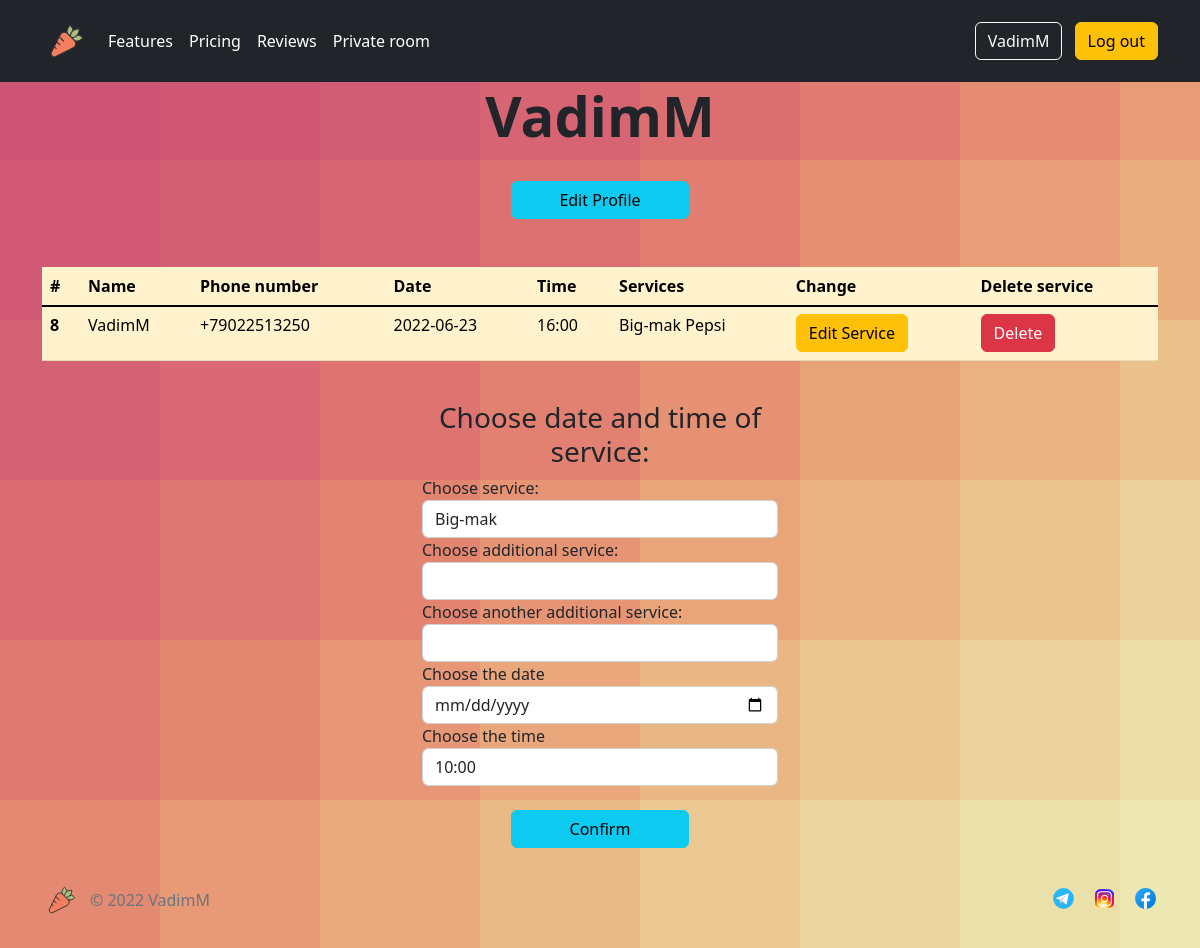
/user/user/VadimM (signed in), run on an earlier commit of the app's database.
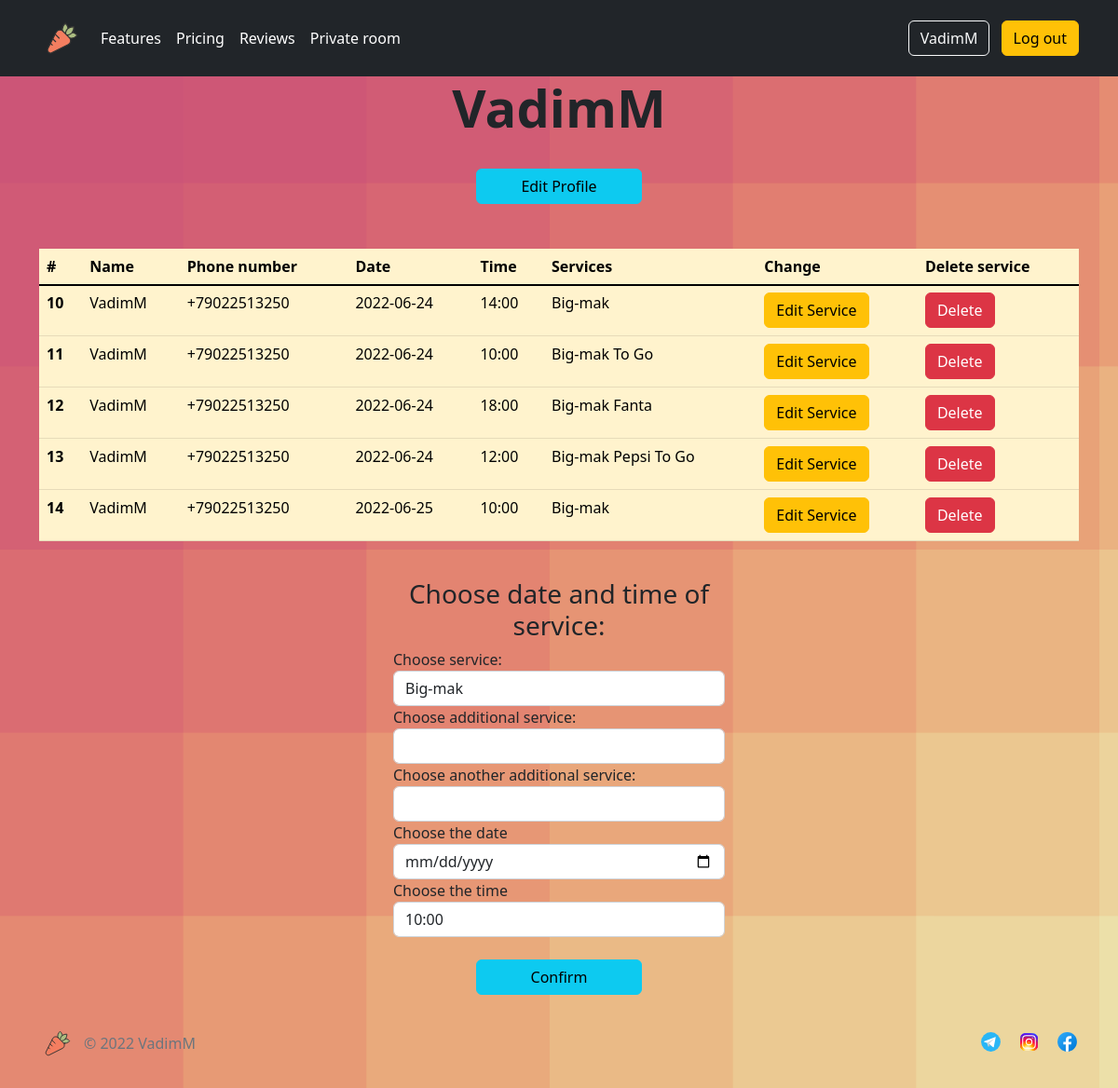
And on a later commit of the database.
### app/models.py (models this page shows, shortened)
class User(UserMixin, db.Model):
    __tablename__ = 'user'
    id = db.Column(db.Integer, primary_key=True)
    username = db.Column(db.String(64), index=True, unique=True)
    phone_number = db.Column(db.String(120), index=True, unique=True)
    password_hash = db.Column(db.String(128))
    last_seen = db.Column(db.String, default=datetime.now().date())
    services = db.relationship('Service', backref='client', lazy='dynamic')

class Service(db.Model):
    __tablename__ = 'service'
    id = db.Column(db.Integer, primary_key=True)
    service1 = db.Column(db.String(60), index=True, nullable=False)
    service2 = db.Column(db.String(60), index=True)
    service3 = db.Column(db.String(60), index=True)
    service_date = db.Column(db.Date, index=True, nullable=False)
    service_time = db.Column(db.String, index=True, nullable=False)
    user_id = db.Column(db.Integer, db.ForeignKey('user.id'))

### app/user/routes.py (the view)
@bp.route('/user/<username>', methods=['GET', 'POST'])
@bp.route('/user')
@login_required
def user(username):
    if not current_user.is_authenticated:
        return redirect(url_for('auth.register'))
    form = Services()
    user = User.query.filter_by(username=username).first()
    date = datetime.now().date()  # hide old records
    services = Service.query.filter_by(user_id=user.id)
    profile_form = EditProfileForm(current_user.username, current_user.phone_number)
    if profile_form.validate_on_submit():  # edit profile
        session['username'] = profile_form.username.data
        session['phone_number'] = profile_form.phone_number.data
        session['code'] = send_sms(session['phone_number'])
        flash(f"Your code is {session['code']}")
        return redirect(url_for('user_blueprint.edit_sms'))
    elif request.method == 'GET':
        profile_form.username.data = current_user.username
        profile_form.phone_number.data = current_user.phone_number
    return render_template('user.html', user=user, title=username, form=form, profile_form=profile_form,
                           services=services, date=date)

### app/user/forms.py (shortened to what this page needs)
class Services(FlaskForm):
    service1 = SelectField('Choose service:', choices=['Big-mak', 'Chicken Burger', 'Cheeseburger'],
                           render_kw={'placeholder': '12341'})
    service2 = SelectField('Choose additional service:', choices=['', 'Coke-cola', 'Pepsi', 'Fanta'],
                           validate_choice=False)
    service3 = SelectField('Choose another additional service:', choices=['', 'At the place', 'To Go', 'Delivery'],
                           validate_choice=False)
    service_date = DateField('Choose the date', validators=[InputRequired()],
                             format='%Y-%m-%d', render_kw={"min": datetime.now().date()})
    service_time = SelectField('Choose the time', choices=['10:00', '12:00', '14:00', '16:00', '18:00'],
                               validators=[InputRequired(),
                                           validate_date_time])
    submit = SubmitField('Confirm', render_kw={'class': 'btn btn-info'})

class EditProfileForm(FlaskForm):
    username = StringField(validators=[InputRequired(),
                                       Length(3, 20, message="Please provide a valid name"),
                                       Regexp("^[A-Za-z][A-Za-z0-9_ .]*$", 0,
                                              "Usernames must have only letters, " "numbers, "
                                              "dots or underscores")])
    phone_number = TelField(validators=[InputRequired(), Length(10, 12),
                                        Regexp(r"^\+(?:[0-9]●?){6,14}[0-9]$",
                                               message="Enter a valid phone number, like +55"
                                                       "555555555")])
    submit = SubmitField('Confirm')
    def __init__(self, original_username, original_phone_number, *args, **kwargs):
        super(EditProfileForm, self).__init__(*args, **kwargs)
        self.original_username = original_username
        self.original_phone_number = original_phone_number

### app/models.py (called while the page is built)
@login.user_loader
def load_user(id):
    return User.query.get(int(id))

### app/templates/user/user.html (shortened to what this page needs)
{% extends "base.html" %}
{% import "bootstrap/wtf.html" as wtf %}
{% block content %}
<body>
<main>
    <div class="container">
        <div class="row justify-content-md-center">
            <div class="col-6 col-md-4">
                <tr>
                    <td>
                        {% if user == current_user %}
                        <div><h1 style="font-weight: 600" class=" display-4 text-center">{{ user.username }}</h1></div>
                        <br>
                        {% endif %}
                        <div class="col">
                            <div class="d-grid gap-2 col-6 mx-auto">
                                <button type="button" class="btn btn-info" data-bs-toggle="modal"
                                        data-bs-target="#profileModal">Edit Profile
                                </button>
                            </div><br><br>
                        </div>
                    </td>
                </tr>
            </div>
        </div>
    </div>
    <div class="container">
        <div class="table-responsive">
            <table class="table table-warning">
                <thead>
                <tr>
                    <th scope="col">#</th>
                    <th scope="col">Name</th>
                    <th scope="col">Phone number</th>
                    <th scope="col">Date</th>
                    <th scope="col">Time</th>
                    <th scope="col">Services</th>
                    <th scope="col">Change</th>
                    <th scope="col">Delete service</th>
                </tr>
                </thead>
                <tbody class="table-group-divider">
                {% for service in services %}
                <tr>
                    {% if user == current_user %}
                    {% if service.service_date >= date %}
                    <th scope="row">{{ service.id }}</th>
                    <td>{{ user.username }}</td>
                    <td>{{ user.phone_number }}</td>
                    <td>{{ service.service_date }}</td>
                    <td>{{ service.service_time }}</td>
                    <td>{{ service.service1 }} {{ service.service2 }} {{ service.service3 }}</td>
                    <td>
                        <button type="button" class="btn btn-warning" data-bs-toggle="modal"
                                data-bs-target="#editModal{{ service.id }}">Edit Service
                        </button>
                    <td>
                        <button type="button" class="btn btn-danger" data-bs-toggle="modal"
                                data-bs-target="#deleteModal{{ service.id }}">Delete
                        </button>
                    </td>
                    {% endif %}
                    {% endif %}
                </tr>
                {% endfor %}
                </tbody>
            </table>
        </div>
    </div><br>
    <div class="container">
        <div class="row justify-content-md-center">
            <div class="col-6 col-md-4">
                <form action="{{ url_for('user_blueprint.add_service') }}" class="form form-horizontal" method="post" role="form">
                    <h3 class="text-center"><label>Choose date and time of service:</label></h3>
                    {{ wtf.form_field(form.service1) }}
                    {{ wtf.form_field(form.service2) }}
                    {{ wtf.form_field(form.service3) }}
                    {{ wtf.form_field(form.service_date) }}
                    {{ wtf.form_field(form.service_time) }}<br>
                    <div class="d-grid gap-2 col-6 mx-auto">{{ wtf.form_field(form.submit, class="btn btn-info") }}
                    </div>
                </form>
            </div>
        </div>
    </div>
</main>
</body>
{% endblock %}

### app/templates/base.html (shortened to what this page needs)
<html lang="en">
<head>
    <link href="{{ url_for('static', filename='css/bootstrap.min.css')}}" rel="stylesheet">
    <link href="https://cdn.jsdelivr.net/npm/bootstrap@5.2.0-beta1/dist/css/bootstrap.min.css" rel="stylesheet"
>
</head>
<body>
<header class="p-3 bg-dark sticky-top text-white">
    <div class="container">
        <div class="d-flex flex-wrap align-items-center justify-content-center justify-content-lg-start">
            <a href="{{ url_for('main.index') }}" class="d-flex align-items-center mb-2 mb-lg-0 text-white text-decoration-none">
                <img class="bi me-2" width="50" height="50" role="img"
                     src="{{ url_for('static', filename = 'img/carrot-2.9s-200px.svg')}}">
            </a>
            <ul class="nav col-12 col-lg-auto me-lg-auto mb-2 justify-content-center mb-md-0">
                <li><a href="{{ url_for('main.features') }}" class="nav-link px-2 text-white">Features</a></li>
                <li><a href="{{ url_for('main.pricing') }}" class="nav-link px-2 text-white">Pricing</a></li>
                <li><a href="{{ url_for('main.reviews') }}" class="nav-link px-2 text-white">Reviews</a></li>
                {% if current_user.username == 'VadimM' %}
                <li><a href="/admin" class="nav-link px-2 text-white">Private room</a></li>
                {% endif %}
            </ul>
            <div class="text-end">
                {% if current_user.is_anonymous %}
                <a class="btn btn-outline-light me-2" href="{{ url_for('auth.login') }}" role="button">Log in</a>
                <a class="btn btn-warning" href="{{ url_for('auth.register') }}" role="button">Register</a>
                {% else %}
                <a class="btn btn-outline-light me-2" href="{{ url_for('user_blueprint.user', username=current_user.username) }}"
                   role="button">{{ current_user.username }}</a>
                <button type="button" class="btn btn-warning" data-bs-toggle="modal"
                        data-bs-target="#logoutModal">Log out
                </button>
                {% endif %}
            </div>
        </div>
    </div>
</header>
<main>
    {% block content %}{% endblock %}
<div class="container position-absolute-bottom">
    <footer class="footer mt-auto d-flex flex-wrap justify-content-between align-items-center py-3 my-4 sticky-bottom">
        <div class="col-md-4 d-flex align-items-center">
            <a href="{{ url_for('main.index') }}" class="d-flex align-items-center mb-2 mb-lg-0 text-white text-decoration-none">
                <img class="bi me-2" width="40" height="40" role="img"
                     src="{{ url_for('static', filename = 'img/carrot-2.9s-200px.svg')}}">
            </a>
            <span class="mb-3 mb-md-0 text-muted">© 2022 VadimM </span>
        </div>
        <ul class="nav col-md-4 justify-content-end list-styled d-flex">
            <li class="ms-3"><a href="https://t.me/@VadimM"
                                class="d-flex align-items-center mb-2 mb-lg-0 text-white text-decoration-none">
                <img class="bi bi-telegram" width="25" height="25" role="img"
                     src="{{ url_for('static', filename = 'img/icons8-telegram-app.svg')}}"></a></li>
            <li class="ms-3"><a href="https://www.instagram.com/">
                <img class="bi bi-instagram" width="25" height="25" role="img"
                     src="{{ url_for('static', filename = 'img/icons8-instagram.svg')}}"></a></li>
            <li class="ms-3"><a href="https://www.facebook.com/">
                <img class="bi bi-facebook" width="25" height="25" role="img"
                     src="{{ url_for('static', filename = 'img/icons8-facebook.svg')}}">
            </a></li>
        </ul>
    </footer>
</div>
</body>
</html>

### app/templates/base.html (style rules this page uses)
.bi { vertical-align: -.125em; fill: currentColor; }
body { background-color: #cc5577; background-attachment: fixed; background-size: cover; }

What changed in the data, as far as the page shows it:
removed Service: id "8", {{ user.username }} "VadimM", {{ user.phone_number }} "+79022513250", service_date "2022-06-23", service_time "16:00", service1 "Big-mak", service2 "Pepsi"
added Service: id "10", {{ user.username }} "VadimM", {{ user.phone_number }} "+79022513250", service_date "2022-06-24", service_time "14:00", service1 "Big-mak"
added Service: id "11", {{ user.username }} "VadimM", {{ user.phone_number }} "+79022513250", service_date "2022-06-24", service_time "10:00", service1 "Big-mak", service3 "To Go"
added Service: id "12", {{ user.username }} "VadimM", {{ user.phone_number }} "+79022513250", service_date "2022-06-24", service_time "18:00", service1 "Big-mak", service2 "Fanta"
added Service: id "13", {{ user.username }} "VadimM", {{ user.phone_number }} "+79022513250", service_date "2022-06-24", service_time "12:00", service1 "Big-mak", service2 "Pepsi", service3 "To Go"
added Service: id "14", {{ user.username }} "VadimM", {{ user.phone_number }} "+79022513250", service_date "2022-06-25", service_time "10:00", service1 "Big-mak"
